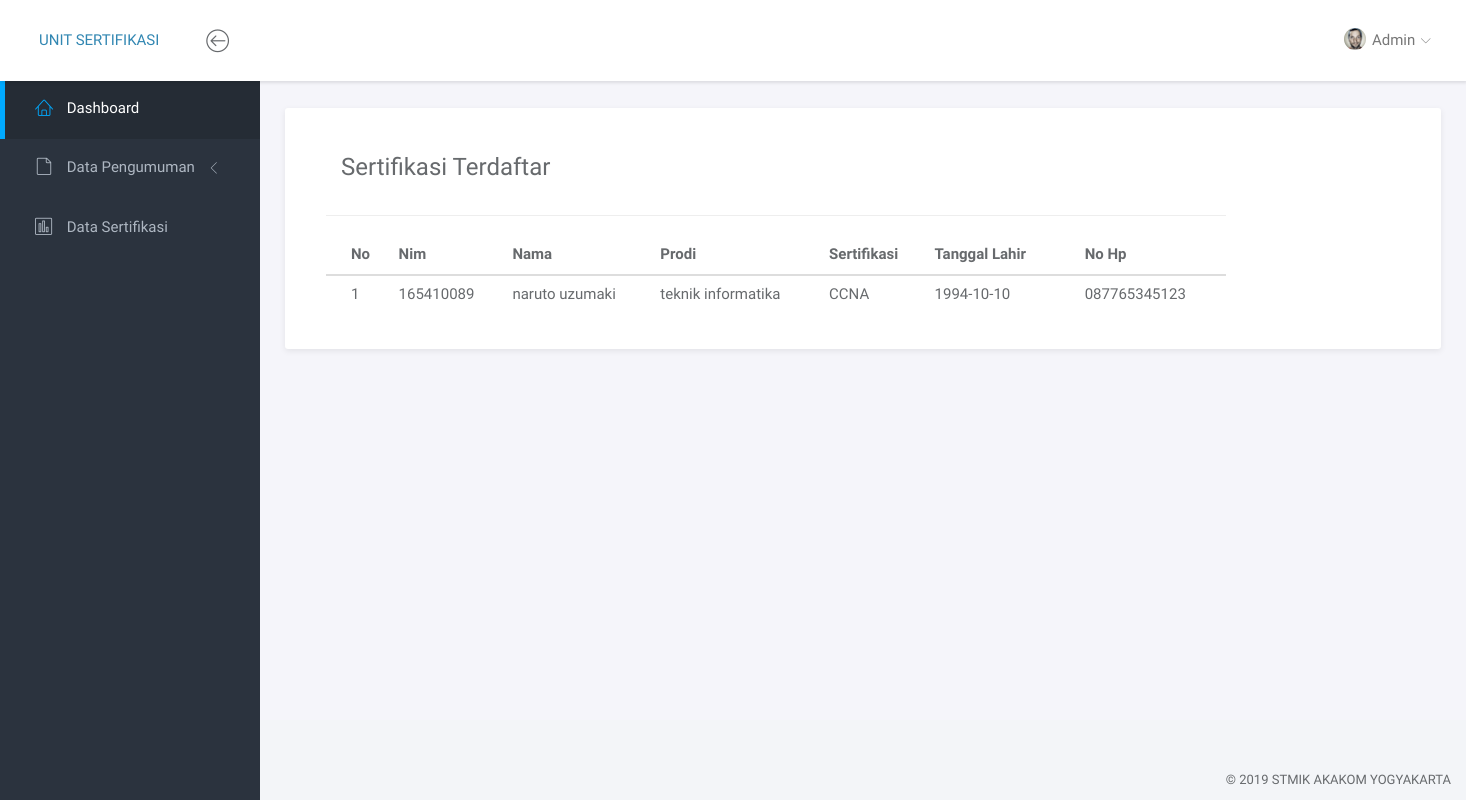
Before: /index.php/welcome/daftarsertifikasi with the older database file.
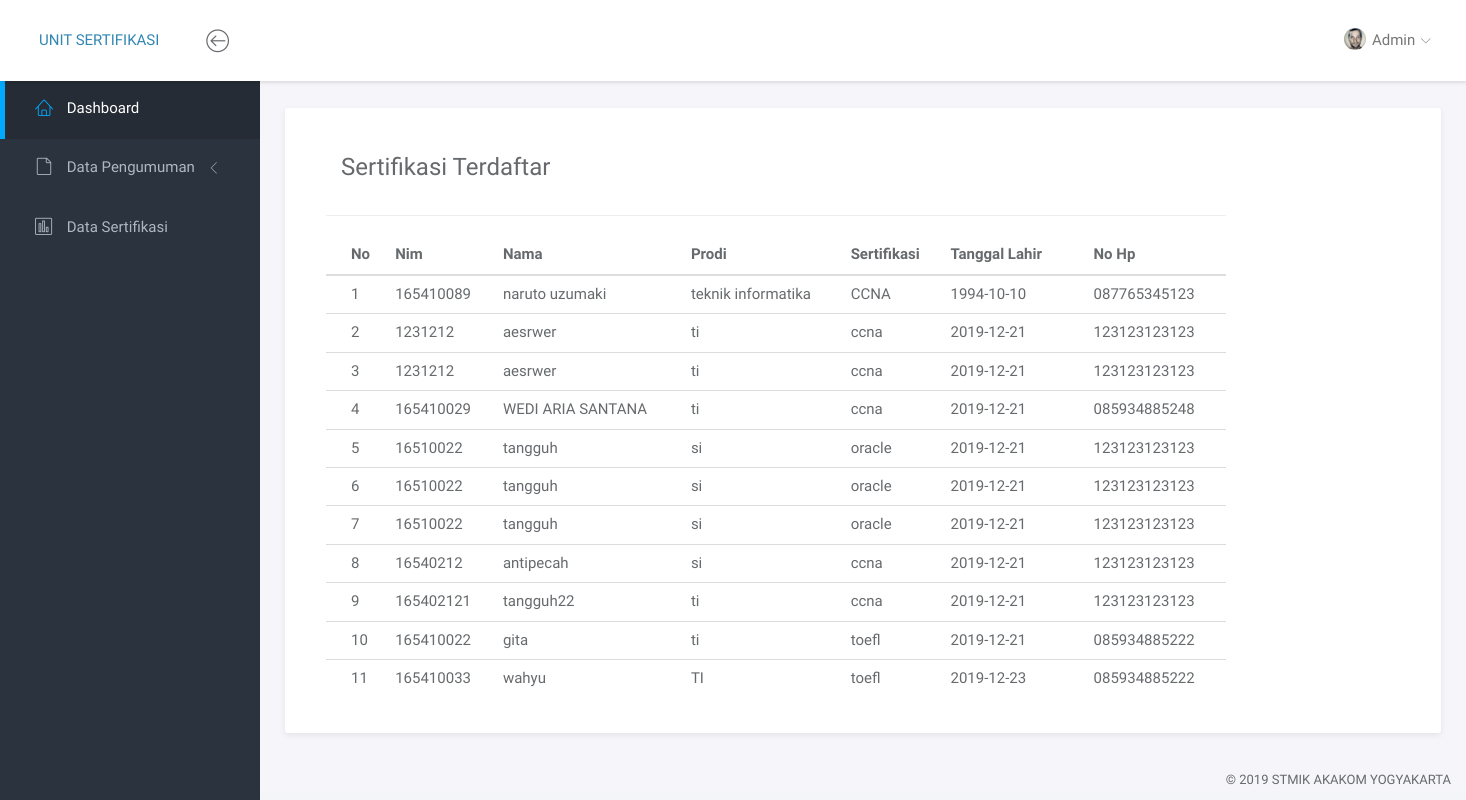
After: the same page with the newer database file.
### tables this page shows
CREATE TABLE `datarsertifikasi` (
  `id_mhs` int(11) NOT NULL,
  `nim_mhs` int(11) NOT NULL,
  `nama_mhs` varchar(100) NOT NULL,
  `prodi` varchar(50) NOT NULL,
  `sertifikasi` varchar(25) NOT NULL,
  `tgl_lahir` date NOT NULL,
  `nohp` char(15) NOT NULL
);

### application/controllers/Welcome.php (called while the page is built, shortened)
<?php
class Welcome extends CI_Controller {
	public function daftarsertifikasi(){
		$data = $this->mymodel->TampilSertifikas();
		$this->load->view('admin/daftarsertifikasi',array('data' => $data));
	}
}

### index.php (called while the page is built, shortened)
<?php
require_once BASEPATH.'core/CodeIgniter.php';

### application/models/mymodel.php (called while the page is built, shortened)
<?php
class Mymodel extends CI_Model {
	public function TampilSertifikas(){
		$data =  $this->db->query('select * from datarsertifikasi');
		return $data->result_array();
	}
}

### application/views/admin/daftarsertifikasi.php (the view, shortened to what this page needs)
<!doctype html>
<html lang="en">
<head>
  <link rel="stylesheet" href="<?php echo base_url(); ?>bootstrap/assets/vendor/bootstrap/css/bootstrap.min.css">
  <link rel="stylesheet" href="<?php echo base_url(); ?>bootstrap/assets/vendor/font-awesome/css/font-awesome.min.css">
  <link rel="stylesheet" href="<?php echo base_url(); ?>bootstrap/assets/vendor/linearicons/style.css">
  <link rel="stylesheet" href="<?php echo base_url(); ?>bootstrap/assets/vendor/chartist/css/chartist-custom.css">
  <link rel="stylesheet" href="<?php echo base_url(); ?>bootstrap/assets/css/main.css">
  <link rel="stylesheet" href="<?php echo base_url(); ?>bootstrap/assets/css/demo.css">
</head>
<body>
  <div id="wrapper">
    <nav class="navbar navbar-default navbar-fixed-top">
      <div class="brand">
        <a href="index.html">UNIT SERTIFIKASI</a>
      </div>
      <div class="container-fluid">
        <div class="navbar-btn">
          <button type="button" class="btn-toggle-fullwidth"><i class="lnr lnr-arrow-left-circle"></i></button>
        </div>
        <div id="navbar-menu">
          <ul class="nav navbar-nav navbar-right">
            <li class="dropdown">
              <a href="#" class="dropdown-toggle" data-toggle="dropdown"><img src="<?php echo base_url(); ?>bootstrap/assets/img/user.png" class="img-circle" alt="Avatar"> <span>Admin</span> <i class="icon-submenu lnr lnr-chevron-down"></i></a>
            </li>
          </ul>
        </div>
      </div>
    </nav>
    <div id="sidebar-nav" class="sidebar">
      <div class="sidebar-scroll">
        <nav>
          <ul class="nav">
            <li><a href="<?php echo site_url('dashboard') ?>" class="active"><i class="lnr lnr-home"></i> <span>Dashboard</span></a></li>
           <li>
              <a href="#subPages" data-toggle="collapse" class="collapsed"><i class="lnr lnr-file-empty"></i> <span>Data Pengumuman</span> <i class="icon-submenu lnr lnr-chevron-left"></i></a>
            </li></a></li>
            <li><a href="<?php echo site_url('daftarsertifikasi'); ?>" class=""><i class="lnr lnr-chart-bars"></i> <span>Data Sertifikasi</span></a></li>
          </ul>
        </nav>
      </div>
    </div>
    <div class="main">
      <div class="main-content">
        <div class="container-fluid">
          <div class="panel panel-headline">
              <div class="container">
                   <div class="panel-body col-md-10">
                <table class="table">
                  <h3 style="padding: 15px;">Sertifikasi Terdaftar</h3><hr>
                  <thead>
                    <tr>
                      <th scope="col">No</th>
                      <th scope="col">Nim</th>
                      <th scope="col">Nama</th>
                      <th scope="col">Prodi</th>
                      <th scope="col">Sertifikasi</th>
                      <th scope="col">Tanggal Lahir</th>
                      <th scope="col">No Hp</th>
                    </tr>
                  </thead>
                  <tbody>
                  <?php
                    $no=1;
                    foreach ($data as $isi) { ?>
                    <tr>
                      <td><?php echo $no++;?></td>
                      <td><?php echo $isi['nim_mhs'];?></td>
                      <td><?php echo $isi['nama_mhs'];?></td>
                      <td><?php echo $isi['prodi'];?></td>
                      <td><?php echo $isi['sertifikasi'];?></td>
                      <td><?php echo $isi['tgl_lahir'];?></td>
                      <td><?php echo $isi['nohp'];?></td>
                    </tr>
                  <?php } ?>
                  </tbody>
                </table>
              </div>
              </div>
          </div>
        </div>
      </div>
    </div>
    <footer>
      <div class="container-fluid">
        <p class="copyright">&copy; 2019 STMIK AKAKOM YOGYAKARTA</p>
      </div>
    </footer>
  </div>
</body>
</html>

Changed rows visible on the page:
added datarsertifikasi: nim_mhs "1231212", nama_mhs "aesrwer", prodi "ti", sertifikasi "ccna", tgl_lahir "2019-12-21", nohp "123123123123"
added datarsertifikasi: nim_mhs "1231212", nama_mhs "aesrwer", prodi "ti", sertifikasi "ccna", tgl_lahir "2019-12-21", nohp "123123123123"
added datarsertifikasi: nim_mhs "165410029", nama_mhs "WEDI ARIA SANTANA", prodi "ti", sertifikasi "ccna", tgl_lahir "2019-12-21", nohp "085934885248"
added datarsertifikasi: nim_mhs "16510022", nama_mhs "tangguh", prodi "si", sertifikasi "oracle", tgl_lahir "2019-12-21", nohp "123123123123"
added datarsertifikasi: nim_mhs "16510022", nama_mhs "tangguh", prodi "si", sertifikasi "oracle", tgl_lahir "2019-12-21", nohp "123123123123"
added datarsertifikasi: nim_mhs "16510022", nama_mhs "tangguh", prodi "si", sertifikasi "oracle", tgl_lahir "2019-12-21", nohp "123123123123"
added datarsertifikasi: nim_mhs "16540212", nama_mhs "antipecah", prodi "si", sertifikasi "ccna", tgl_lahir "2019-12-21", nohp "123123123123"
added datarsertifikasi: nim_mhs "165402121", nama_mhs "tangguh22", prodi "ti", sertifikasi "ccna", tgl_lahir "2019-12-21", nohp "123123123123"
added datarsertifikasi: nim_mhs "165410022", nama_mhs "gita", prodi "ti", sertifikasi "toefl", tgl_lahir "2019-12-21", nohp "085934885222"
added datarsertifikasi: nim_mhs "165410033", nama_mhs "wahyu", prodi "TI", sertifikasi "toefl", tgl_lahir "2019-12-23", nohp "085934885222"
